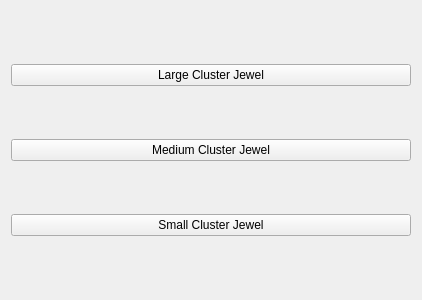
<?xml version="1.0" encoding="UTF-8"?>
<ui version="4.0">
    <class>cluster_jewel_types</class>
    <widget class="QWidget" name="cluster_jewel_types">
        <property name="geometry">
            <rect>
                <x>0</x>
                <y>0</y>
                <width>422</width>
                <height>300</height>
            </rect>
        </property>
        <property name="windowTitle">
            <string>Form</string>
        </property>
        <layout class="QVBoxLayout" name="verticalLayout">
            <item>
                <widget class="QWidget" name="cluster_jewel_types_container" native="true">
                    <layout class="QGridLayout" name="gridLayout">
                        <property name="leftMargin">
                            <number>0</number>
                        </property>
                        <property name="topMargin">
                            <number>0</number>
                        </property>
                        <property name="rightMargin">
                            <number>0</number>
                        </property>
                        <property name="bottomMargin">
                            <number>0</number>
                        </property>
                        <property name="spacing">
                            <number>0</number>
                        </property>
                        <item row="0" column="2">
                            <widget class="QPushButton" name="expansion_jewel_large_btn">
                                <property name="text">
                                    <string>Large Cluster Jewel</string>
                                </property>
                                <attribute name="buttonGroup">
                                    <string notr="true">cluster_jewel_types_btns_group</string>
                                </attribute>
                            </widget>
                        </item>
                        <item row="1" column="2">
                            <widget class="QPushButton" name="expansion_jewel_medium_btn">
                                <property name="text">
                                    <string>Medium Cluster Jewel</string>
                                </property>
                                <attribute name="buttonGroup">
                                    <string notr="true">cluster_jewel_types_btns_group</string>
                                </attribute>
                            </widget>
                        </item>
                        <item row="2" column="2">
                            <widget class="QPushButton" name="expansion_jewel_small_btn">
                                <property name="text">
                                    <string>Small Cluster Jewel</string>
                                </property>
                                <attribute name="buttonGroup">
                                    <string notr="true">cluster_jewel_types_btns_group</string>
                                </attribute>
                            </widget>
                        </item>
                    </layout>
                </widget>
            </item>
        </layout>
    </widget>
    <resources/>
    <connections/>
    <buttongroups>
        <buttongroup name="cluster_jewel_types_btns_group"/>
    </buttongroups>
</ui>
